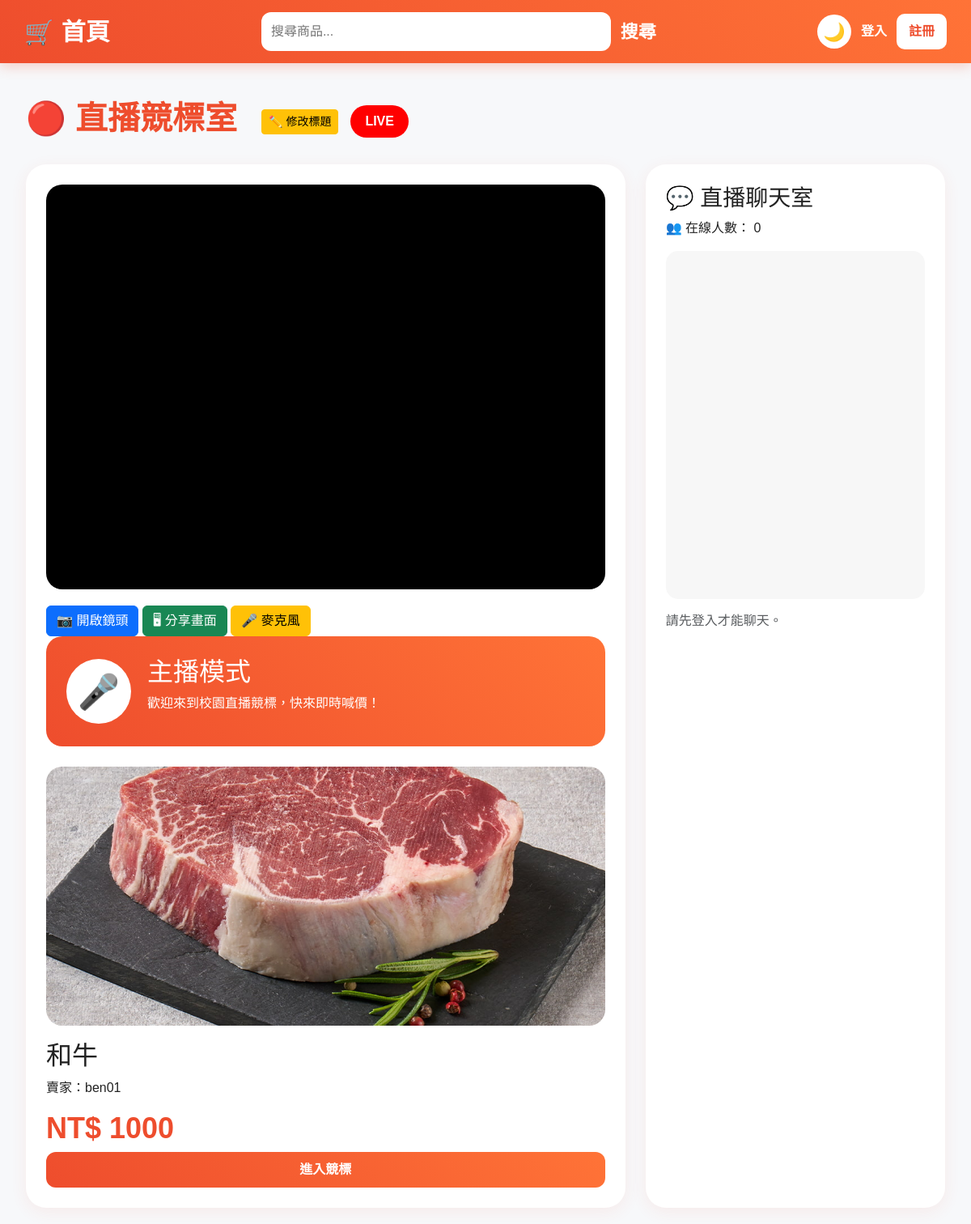
The app's page /live with its own data.
### tables this page shows
CREATE TABLE products (
    id INTEGER PRIMARY KEY AUTOINCREMENT,
    title TEXT,
    start_price INTEGER,
    current_price INTEGER,
    image TEXT,
    description TEXT,
    category TEXT,
    end_time TEXT,
    user_id INTEGER
, views INTEGER DEFAULT 0, is_pinned INTEGER DEFAULT 0, pin_expire_time TEXT, special_frame INTEGER DEFAULT 0, is_completed INTEGER DEFAULT 0, meet_location TEXT, is_paused INTEGER DEFAULT 0, image1 TEXT, image2 TEXT, image3 TEXT, image4 TEXT, image5 TEXT, condition TEXT DEFAULT '二手', ending_reminder_sent INTEGER DEFAULT 0, trade_method TEXT DEFAULT '面交', meetup_time TEXT DEFAULT '平日晚上', payment_method TEXT DEFAULT '現金', admin_hidden INTEGER DEFAULT 0, admin_hidden_reason TEXT, admin_hidden_at TEXT);

CREATE TABLE users (
    id INTEGER PRIMARY KEY AUTOINCREMENT,
    username TEXT UNIQUE,
    email TEXT,
    password TEXT
, coins INTEGER DEFAULT 100, is_admin INTEGER DEFAULT 0, last_checkin TEXT, avatar TEXT, banner TEXT, has_received_listing_bonus INTEGER DEFAULT 0, is_banned INTEGER DEFAULT 0, ban_reason TEXT, admin_role TEXT DEFAULT 'user', email_verified INTEGER DEFAULT 0, email_verify_token TEXT, phone TEXT, phone_verified INTEGER DEFAULT 0, risk_score INTEGER DEFAULT 0, created_at TEXT, last_ip TEXT, identity_verified INTEGER DEFAULT 0, identity_verify_status TEXT DEFAULT '未申請', identity_reject_reason TEXT, identity_verified_at TEXT);

### app.py (the view)
@app.route("/live")
def live():
    db = get_db()
    products = db.execute(
        """
        SELECT products.*, users.username
        FROM products
        JOIN users
        ON products.user_id = users.id
        WHERE IFNULL(products.is_completed, 0)=0
        AND IFNULL(products.is_paused, 0)=0
        ORDER BY products.id DESC
        """
    ).fetchall()
    db.close()
    return render_template(
        "live.html",
        products=products
    )

### app.py (called while the page is built, shortened)
def get_db():
    conn = sqlite3.connect(
        DATABASE,
        timeout=30,
        check_same_thread=False
    )
    conn.row_factory = sqlite3.Row
    return conn

def inject_notification_count():
    if "user_id" not in session:
        return dict(notification_count=0)

def inject_active_announcements():
    try:
        db = get_db()
        ensure_admin_feature_columns(db)
        announcements = db.execute(
            """
            SELECT *
            FROM announcements
            WHERE IFNULL(is_active, 1)=1
            ORDER BY id DESC
            LIMIT 3
            """
        ).fetchall()
        db.close()
        return dict(active_announcements=announcements)
    except Exception:
        return dict(active_announcements=[])

def current_admin_role():
    role = session.get("admin_role", "user")
    if role == "user" and session.get("is_admin") == 1:
        return "super_admin"
    return role

def is_super_admin():
    return current_admin_role() == "super_admin"

@app.before_request
def protect_admin_routes():
    if not request.path.startswith("/admin"):
        return None

@app.context_processor
def inject_admin_role_helpers():
    return dict(
        current_admin_role=current_admin_role(),
        admin_role_name=admin_role_name,
        require_admin_role=require_admin_role,
        is_super_admin=is_super_admin()
    )

### templates/live.html (shortened to what this page needs)
{% extends "layout.html" %}
{% block content %}
<div class="live-page">
    <div class="live-header">
        <h1>🔴 直播競標室</h1>
<button
    class="btn btn-warning btn-sm"
    onclick="editTitle()"
>
    ✏️ 修改標題
</button>
        <span class="live-badge">
            LIVE
        </span>
    </div>
    <div class="live-layout">
        <div class="live-main">
            <div class="video-box">
    <video
        id="localVideo"
        autoplay
        muted
        playsinline
    ></video>
</div>
<div class="mt-2">
    <button
        class="btn btn-primary"
        onclick="startCamera()"
    >
        📷 開啟鏡頭
    </button>
    <button
        class="btn btn-success"
        onclick="shareScreen()"
    >
        🖥 分享畫面
    </button>
    <button
        class="btn btn-warning"
        onclick="toggleMic()"
    >
        🎤 麥克風
    </button>
</div>
            <div class="live-host-box">
                <div class="host-avatar">
                    🎤
                </div>
                <div>
                    <h2>主播模式</h2>
                    <p>歡迎來到校園直播競標，快來即時喊價！</p>
                </div>
            </div>
            <div class="live-carousel">
                {% for p in products %}
                    <div
                        class="live-product-card {% if loop.first %}active{% endif %}"
                        data-index="{{ loop.index0 }}"
                    >
                        <img
                            src="{{ p.image }}"
                            class="live-product-image"
                        >
                        <div class="live-product-info">
                            <h2>{{ p.title }}</h2>
                            <p>
                                賣家：{{ p.username }}
                            </p>
                            <h3>
                                NT$ {{ p.current_price }}
                            </h3>
                            <a
                                href="/product/{{ p.id }}"
                                class="btn btn-shopee"
                            >
                                進入競標
                            </a>
                        </div>
                    </div>
                {% endfor %}
            </div>
        </div>
       <div class="live-side">
    <h3>💬 直播聊天室</h3>
    <div class="mb-3">
        👥 在線人數：
        <span id="onlineCount">
            0
        </span>
    </div>
    <div
        id="liveMessages"
        class="live-messages"
    ></div>
            {% if session.get("username") %}
                <div class="live-chat-input">
                    <input
                        id="liveInput"
                        class="form-control"
                        placeholder="輸入直播訊息..."
                    >
                    <button
                        class="btn btn-shopee"
                        onclick="sendLiveMessage()"
                    >
                        送出
                    </button>
                </div>
            {% else %}
                <p class="text-muted">
                    請先登入才能聊天。
                </p>
            {% endif %}
        </div>
    </div>
</div>
{% endblock %}

### static/style.css (style rules this page uses)
* { margin:0; padding:0; box-sizing:border-box; }
body { background:#f5f5f5; font-family:Arial,sans-serif; color:#222; overflow-x:hidden; }
.btn-auction, .btn-shopee { display:block; text-align:center; padding:14px; border-radius:14px; text-decoration:none; font-weight:bold; color:white; background: linear-gradient( 45deg, #ee4d2d, #ff7337 ); transition:0.3s; border:none; }
.live-page { padding:20px; }
.live-header { display:flex; align-items:center; gap:15px; margin-bottom:25px; }
.live-header h1 { color:#ee4d2d; font-weight:bold; }
.live-badge { background:red; color:white; padding:8px 18px; border-radius:999px; font-weight:bold; animation:livePulse 1s infinite alternate; }
.live-layout { display:grid; grid-template-columns:2fr 1fr; gap:25px; }
.live-main, .live-side { background:white; padding:25px; border-radius:25px; box-shadow:0 5px 20px rgba(238,77,45,0.08); }
.live-host-box { display:flex; align-items:center; gap:20px; background:linear-gradient(45deg,#ee4d2d,#ff7337); color:white; padding:25px; border-radius:20px; margin-bottom:25px; }
.host-avatar { width:80px; height:80px; background:white; color:#ee4d2d; border-radius:50%; display:flex; align-items:center; justify-content:center; font-size:42px; }
.live-carousel { position:relative; min-height:460px; }
.live-product-card { display:none; animation:liveFade 0.6s ease; }
.live-product-card.active { display:block; }
.live-product-image { width:100%; height:320px; object-fit:cover; border-radius:20px; }
.live-product-info { margin-top:18px; }
.live-product-info h3 { color:#ee4d2d; font-size:36px; font-weight:bold; }
.live-messages { height:430px; overflow-y:auto; background:#f7f7f7; padding:15px; border-radius:15px; margin-bottom:15px; }
body { background:#f7f8fa; }
.btn-shopee { border-radius:12px; padding:10px 18px; }
.video-box { width:100%; height:500px; background:black; border-radius:20px; overflow:hidden; margin-bottom:20px; }
#localVideo { width:100%; height:100%; object-fit:cover; }

### records on screen
products: image (picture), title "和牛", username "ben01", current_price "1000"
